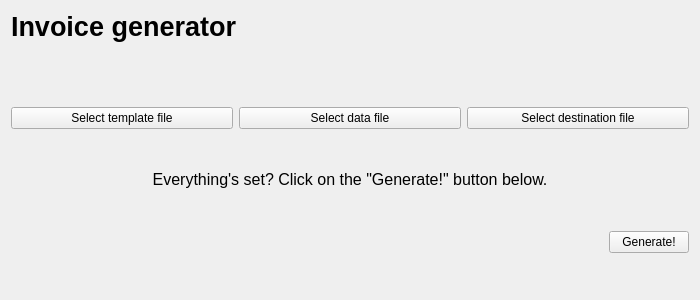
<?xml version="1.0" encoding="UTF-8"?>
<ui version="4.0">
 <class>Form</class>
 <widget class="QWidget" name="Form">
  <property name="geometry">
   <rect>
    <x>0</x>
    <y>0</y>
    <width>700</width>
    <height>300</height>
   </rect>
  </property>
  <property name="windowTitle">
   <string>Form</string>
  </property>
  <layout class="QVBoxLayout" name="verticalLayout">
   <item>
    <widget class="QLabel" name="label_title">
     <property name="sizePolicy">
      <sizepolicy hsizetype="MinimumExpanding" vsizetype="Maximum">
       <horstretch>0</horstretch>
       <verstretch>0</verstretch>
      </sizepolicy>
     </property>
     <property name="minimumSize">
      <size>
       <width>0</width>
       <height>0</height>
      </size>
     </property>
     <property name="font">
      <font>
       <pointsize>20</pointsize>
       <bold>true</bold>
      </font>
     </property>
     <property name="text">
      <string>Invoice generator</string>
     </property>
    </widget>
   </item>
   <item>
    <spacer name="verticalSpacer">
     <property name="orientation">
      <enum>Qt::Vertical</enum>
     </property>
     <property name="sizeHint" stdset="0">
      <size>
       <width>20</width>
       <height>40</height>
      </size>
     </property>
    </spacer>
   </item>
   <item>
    <layout class="QHBoxLayout" name="horizontalLayout_selector">
     <item>
      <layout class="QVBoxLayout" name="verticalLayout_template">
       <property name="spacing">
        <number>6</number>
       </property>
       <item>
        <widget class="QLabel" name="label_template_file">
         <property name="sizePolicy">
          <sizepolicy hsizetype="Preferred" vsizetype="Maximum">
           <horstretch>0</horstretch>
           <verstretch>0</verstretch>
          </sizepolicy>
         </property>
         <property name="font">
          <font>
           <pointsize>11</pointsize>
          </font>
         </property>
         <property name="text">
          <string/>
         </property>
         <property name="alignment">
          <set>Qt::AlignCenter</set>
         </property>
        </widget>
       </item>
       <item>
        <widget class="QPushButton" name="button_template">
         <property name="acceptDrops">
          <bool>true</bool>
         </property>
         <property name="text">
          <string>Select template file</string>
         </property>
        </widget>
       </item>
      </layout>
     </item>
     <item>
      <layout class="QVBoxLayout" name="verticalLayout_data">
       <item>
        <widget class="QLabel" name="label_data_file">
         <property name="font">
          <font>
           <pointsize>11</pointsize>
          </font>
         </property>
         <property name="text">
          <string/>
         </property>
         <property name="alignment">
          <set>Qt::AlignCenter</set>
         </property>
        </widget>
       </item>
       <item>
        <widget class="QPushButton" name="button_data">
         <property name="acceptDrops">
          <bool>true</bool>
         </property>
         <property name="text">
          <string>Select data file</string>
         </property>
        </widget>
       </item>
      </layout>
     </item>
     <item>
      <layout class="QVBoxLayout" name="verticalLayout_destination">
       <item>
        <widget class="QLabel" name="label_destination_file">
         <property name="font">
          <font>
           <pointsize>11</pointsize>
          </font>
         </property>
         <property name="text">
          <string/>
         </property>
         <property name="alignment">
          <set>Qt::AlignCenter</set>
         </property>
        </widget>
       </item>
       <item>
        <widget class="QPushButton" name="button_destination">
         <property name="acceptDrops">
          <bool>true</bool>
         </property>
         <property name="text">
          <string>Select destination file</string>
         </property>
        </widget>
       </item>
      </layout>
     </item>
    </layout>
   </item>
   <item>
    <spacer name="verticalSpacer_4">
     <property name="orientation">
      <enum>Qt::Vertical</enum>
     </property>
     <property name="sizeHint" stdset="0">
      <size>
       <width>20</width>
       <height>40</height>
      </size>
     </property>
    </spacer>
   </item>
   <item>
    <widget class="QLabel" name="label_ready">
     <property name="sizePolicy">
      <sizepolicy hsizetype="Preferred" vsizetype="Maximum">
       <horstretch>0</horstretch>
       <verstretch>0</verstretch>
      </sizepolicy>
     </property>
     <property name="font">
      <font>
       <pointsize>12</pointsize>
      </font>
     </property>
     <property name="text">
      <string>Everything's set? Click on the &quot;Generate!&quot; button below.</string>
     </property>
     <property name="alignment">
      <set>Qt::AlignCenter</set>
     </property>
    </widget>
   </item>
   <item>
    <spacer name="verticalSpacer_2">
     <property name="orientation">
      <enum>Qt::Vertical</enum>
     </property>
     <property name="sizeHint" stdset="0">
      <size>
       <width>20</width>
       <height>40</height>
      </size>
     </property>
    </spacer>
   </item>
   <item alignment="Qt::AlignRight">
    <widget class="QPushButton" name="button_generate">
     <property name="sizePolicy">
      <sizepolicy hsizetype="Maximum" vsizetype="Maximum">
       <horstretch>0</horstretch>
       <verstretch>0</verstretch>
      </sizepolicy>
     </property>
     <property name="text">
      <string>Generate!</string>
     </property>
    </widget>
   </item>
   <item>
    <spacer name="verticalSpacer_3">
     <property name="orientation">
      <enum>Qt::Vertical</enum>
     </property>
     <property name="sizeHint" stdset="0">
      <size>
       <width>20</width>
       <height>40</height>
      </size>
     </property>
    </spacer>
   </item>
  </layout>
 </widget>
 <resources/>
 <connections/>
</ui>
